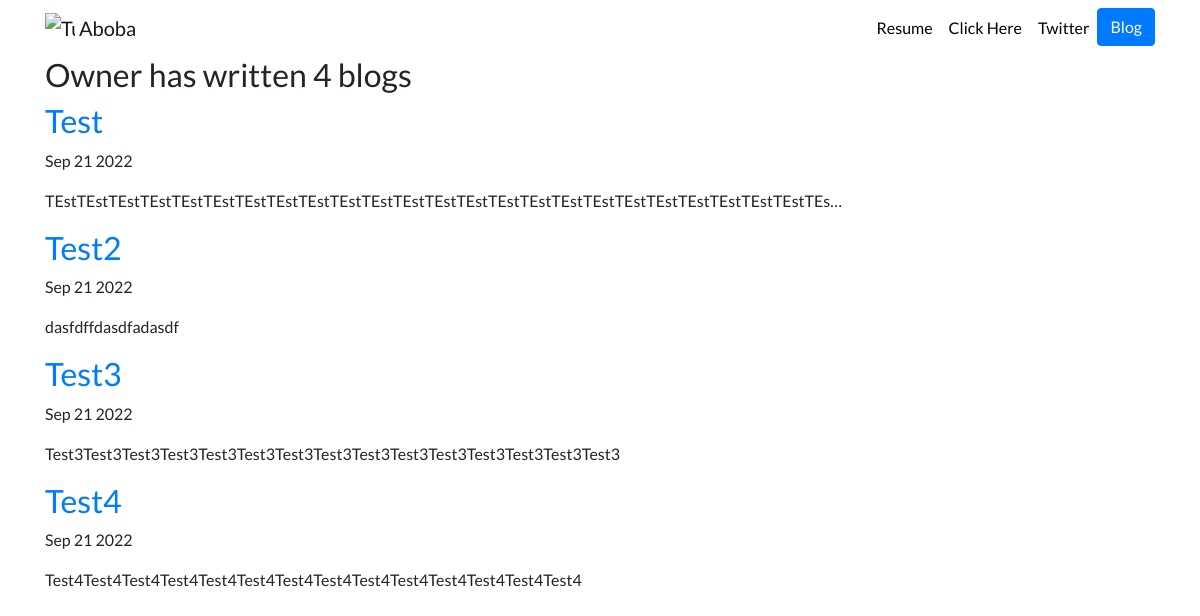
Screenshot of /blog/ with the database file from the repository.
### blog/models.py (models this page shows, shortened)
class Blog(models.Model):
    title = models.CharField(max_length=200)
    description = models.TextField()
    date = models.DateField()

### blog/views.py (the view)
# urls.py: path('', views.all_blogs, name='all_blogs'),
def all_blogs(request):
    blogs = Blog.objects.order_by('-date')
    return render(request, 'blog/all_blogs.html', {'blogs': blogs})

### blog/templates/blog/all_blogs.html (shortened to what this page needs)
{% extends 'portfolioapp/base.html' %}
{% block content %}
<h2>Owner has written {{ blogs.count }} blog{{ blogs.count|pluralize }}</h2>
{% for blog in blogs %}
<a href="{% url 'blog:detail' blog.id %}"><h2>{{ blog.title }}</h2></a>
<p>{{ blog.date|date:'M d Y' }}</p>
<p>{{ blog.description|safe|truncatechars:100 }}</p>
{% endfor %}
{% endblock %}

### portfolioapp/static/portfolioapp/custom.css (style rules this page uses)
body { font-family: 'Lato', sans-serif; }

### rows the page displays
Blog: title "Test", date "Sep 21 2022", description "TEstTEstTEstTEstTEstTEstTEstTEstTEstTEstTEstTEstTEstTEstTEstTEstTEstTEstTEstTEstTEstTEstTEstTEstTEs…"
Blog: title "Test2", date "Sep 21 2022", description "dasfdffdasdfadasdf"
Blog: title "Test3", date "Sep 21 2022", description "Test3Test3Test3Test3Test3Test3Test3Test3Test3Test3Test3Test3Test3Test3Test3"
Blog: title "Test4", date "Sep 21 2022", description "Test4Test4Test4Test4Test4Test4Test4Test4Test4Test4Test4Test4Test4Test4"

### other values shown
{{ blogs.count }} "4"
